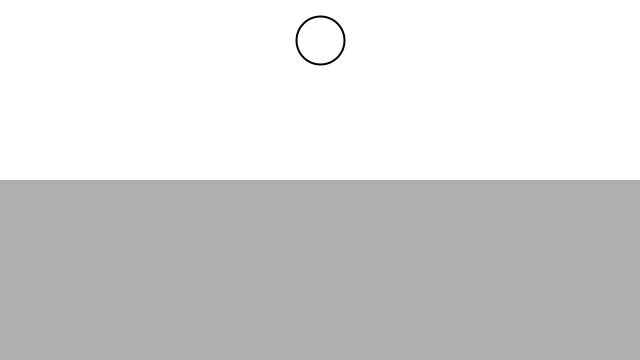
Frame 1 (no input)
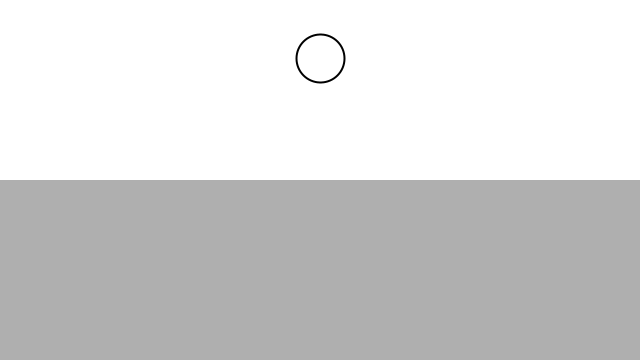
Frame 60 (the mouse pressed at the canvas centre just before this capture)
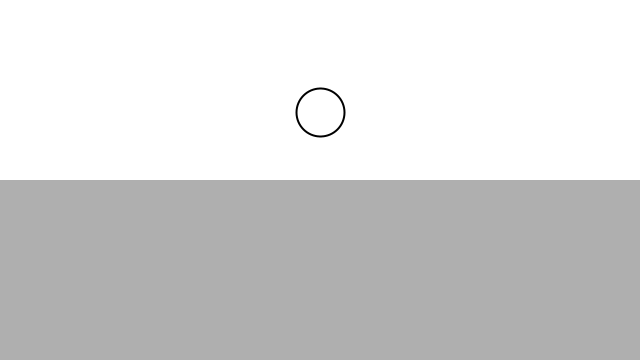
Frame 120 (the mouse held since frame 60 and released just before this capture)

The Processing sketch that drew these frames (run headless with seeded random() and noise(); from frame 60 on, the mouse is pressed at the canvas centre):

// Processing sketch: fluid
// ── fluid.pde
Liquid liquid;
Mover[] movers = new Mover[1];
void setup() {
  size(640,360);
  smooth();
  liquid = new Liquid(0, height / 2, width , height, 0.8);
  for (int i = 0; i < movers.length; i++) {
  //   println(i);
    movers[i] = new Mover(random(0.1, 5), width / 2, 40);
  }
}

void draw() {
  background(255);
  liquid.display();
  for (int i = 0; i < movers.length; i++) {
    if (movers[i].isInside(liquid)) {
      movers[i].drag(liquid);
    }
    float m = 0.01 * movers[i].mass;
    PVector gravity = new PVector(0, m);
    movers[i].applyForce(gravity);

    movers[i].update();
    movers[i].display();
    movers[i].checkEdges();
  }
}

// ── Liquid.pde
class Liquid {
  float x, y, w, h;             // 位置
  float c;                      // 阻力系数
  Liquid(float x_, float y_, float w_, float h_, float c_) {
    x = x_;
    y = y_;
    w = w_;
    h = h_;
    c = c_;
  }
  void display() {
    noStroke();
    fill(175);
    rect(x, y, w, h);
  }
};

// ── Mover.pde
class Mover {
  float mass;
  PVector location;
  PVector velocity;
  PVector acceleration;
  Mover(float m_, float x_, float y_) {
    mass = m_;
    location = new PVector(x_, y_);
    velocity = new PVector(0, 0);
    acceleration = new PVector(0, 0);
  }
  void drag(Liquid l) {
    float speed = velocity.mag();
    float f = speed * speed * l.c; // 力的大小

    PVector drag = velocity.get();
    drag.mult(-1);
    drag.normalize();

    drag.mult(f);

    applyForce(drag);
  }
  void update() {
    velocity.add(acceleration);
    location.add(velocity);

    acceleration.mult(0);
  }

  void applyForce(PVector force) {
    PVector f = PVector.div(force, mass);  // f / m
    acceleration.add(f);
  }

  boolean isInside(Liquid l) {
    if (location.x > l.x && location.x < l.w + l.x
        && location.y > l.y && location.y < l.y + l.h) {
      return true;
    }
    return false;
  }

  void display() {
    stroke(0);
    strokeWeight(2);
    fill(255);
    ellipse(location.x,location.y,48,48);
  }

  void checkEdges() {
    if (location.x > width) {
      location.x = width;
      velocity.x *= -0.5;
    } else if (location.x < 0) {
      velocity.x *= -0.5;
      location.x = 0;
    }
    if (location.y > height) {
      velocity.y *= -1;
      location.y = height;
    }
    if (location.y < 0) {
      velocity.y *= -0.5;
    }
  }
}
